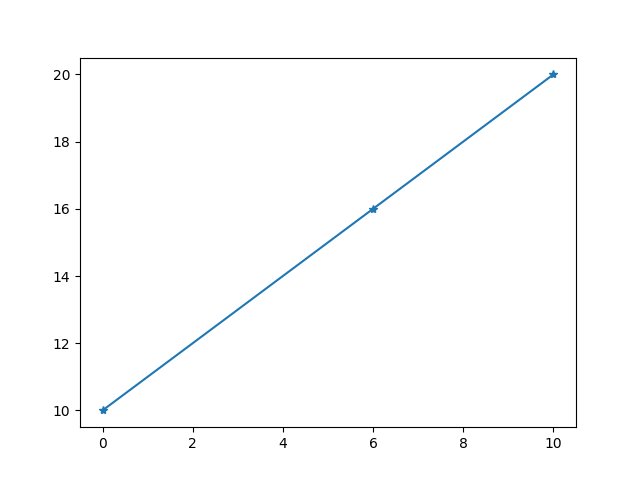

This figure's Python source:
import matplotlib.pyplot as mp
import numpy as np
mp.plot(np.array([0,6,10]),np.array([10,16,20]),marker='*')
mp.show()
